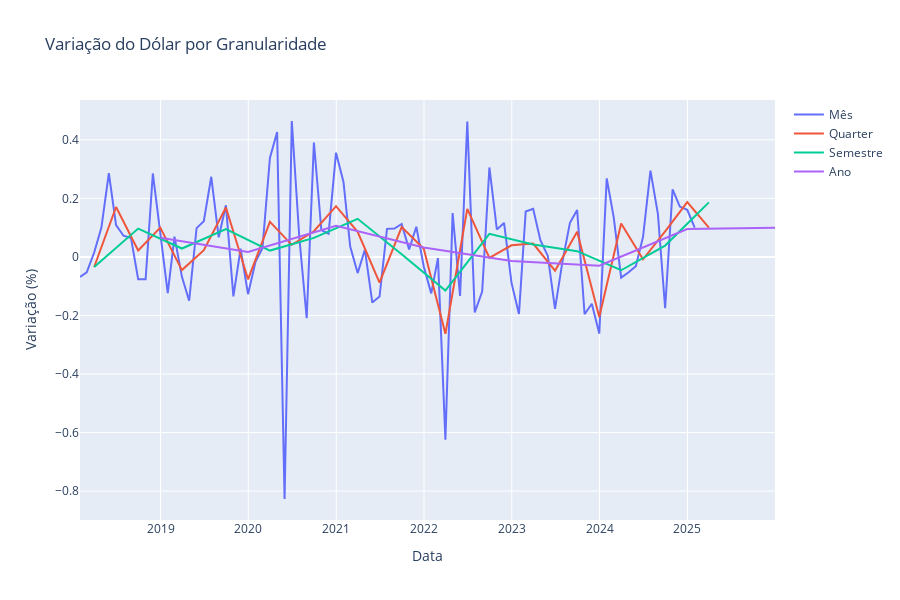

Here is the notebook cell this chart was saved with:
### Code cell
fig = go.Figure()

# Loop para adicionar todas as séries no mesmo gráfico
for nome, freq in granularidades.items():
    tempo = dolar['Var%'].resample(freq).mean()
    
    fig.add_trace(go.Scatter(x=tempo.index, y=tempo.values, mode='lines', name=nome))

# Configuração dos eixos e layout
fig.update_layout(
    title='Variação do Dólar por Granularidade',
    xaxis_title='Data',
    yaxis_title='Variação (%)',
    height=600,
    width=900
)

fig.show()
